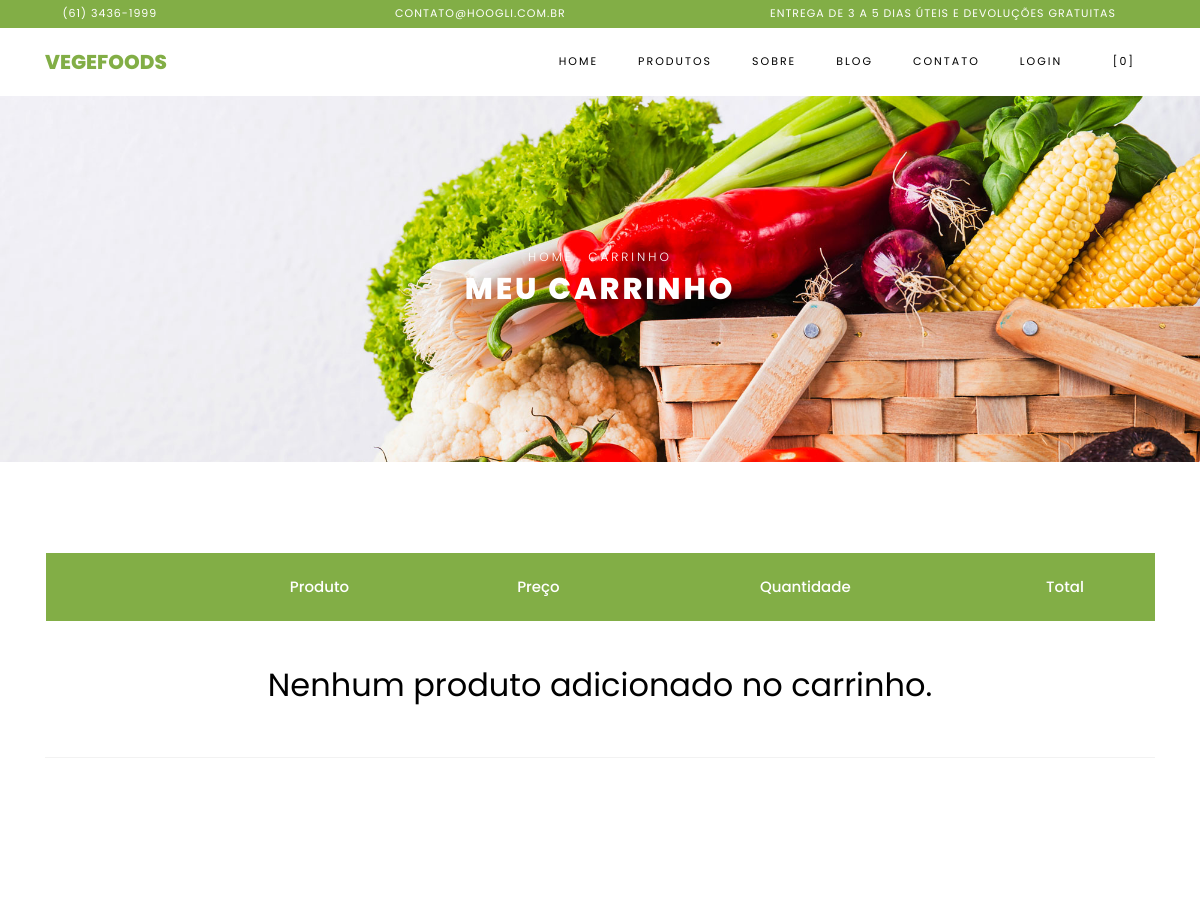
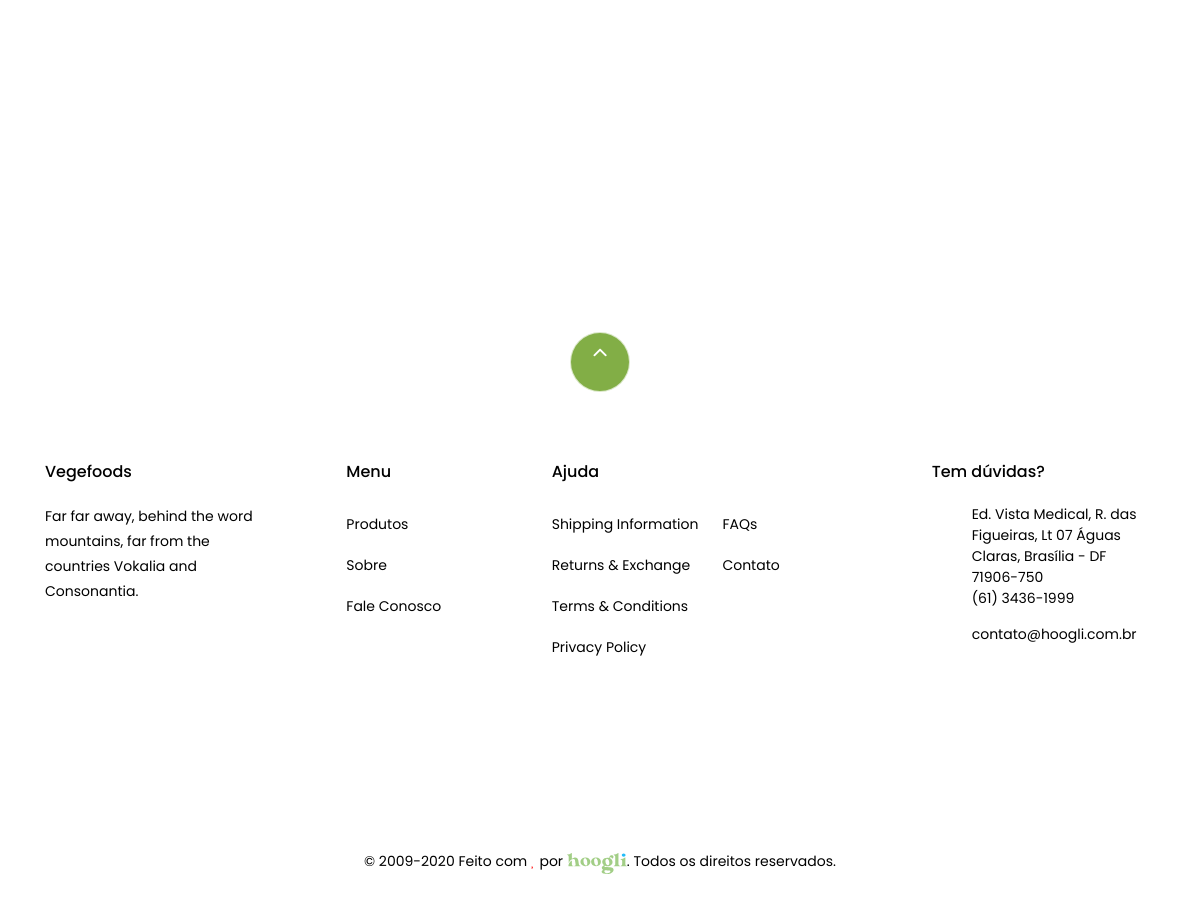
Page /carrinho.php on the committed database (2 pictures, top to bottom).
### tables this page shows
CREATE TABLE `tbl_config` (
  `id` int(11) NOT NULL,
  `id_campanha` int(11) DEFAULT NULL,
  `favicon` varchar(250) DEFAULT NULL,
  `facebook` varchar(250) DEFAULT NULL,
  `twitter` varchar(250) DEFAULT NULL,
  `instagram` varchar(250) DEFAULT NULL,
  `youtube` varchar(250) DEFAULT NULL,
  `linkedln` varchar(250) DEFAULT NULL,
  `nome_empresa` varchar(250) DEFAULT NULL,
  `endereco` varchar(250) DEFAULT NULL,
  `telefone1` varchar(40) DEFAULT NULL,
  `telefone2` varchar(40) DEFAULT NULL,
  `email1` varchar(250) DEFAULT NULL,
  `email2` varchar(250) DEFAULT NULL,
  `cep_loja` varchar(20) DEFAULT NULL,
  `merchant_id_cielo` varchar(250) DEFAULT NULL,
  `merchant_key_cielo` varchar(250) DEFAULT NULL
);

### Connection/con-pdo.php (called while the page is built, shortened)
<?php
$conInstanciada = '';
if(empty($conInstanciada)) {
	class Conexao {
		private static $pdo;
		public static function getInstance() {
		if (!isset(self::$pdo)) {
		 try {
		  $opcoes = array(PDO::MYSQL_ATTR_INIT_COMMAND => 'SET NAMES utf8', PDO::ATTR_PERSISTENT => TRUE);
		  self::$pdo = new PDO("mysql:host=" . HOST . "; dbname=" . DBNAME . "; charset=" . CHARSET . ";", USER, PASSWORD, $opcoes);
		  self::$pdo->setAttribute(PDO::ATTR_ERRMODE, PDO::ERRMODE_EXCEPTION);
		 } catch (PDOException $e) {
		  print "Erro: " . $e->getMessage();
		 }
		}
		return self::$pdo;
		}
	}
}

### Class/config.class.php (called while the page is built, shortened)
<?php
$ConfigSistemaInstanciada = '';
if(empty($ConfigSistemaInstanciada)) {
	if(file_exists('Connection/conexao.php')) {
		require_once('Connection/con-pdo.php');
	} else {
		require_once('../Connection/con-pdo.php');
		require_once('../funcoes.php');
	}
	class ConfigSistema {
		private $pdo = null;
		private static $ConfigSistema = null;
		private function __construct($conexao){
			$this->pdo = $conexao;
		}
		public static function getInstance($conexao){
			if (!isset(self::$ConfigSistema)):
				self::$ConfigSistema = new ConfigSistema($conexao);
			endif;
			return self::$ConfigSistema;
		}
		function rsDados() {
			try{
				$sql = "SELECT * FROM tbl_config ";
				$stm = $this->pdo->prepare($sql);
				$stm->execute();
				$rsDados = $stm->fetchAll(PDO::FETCH_OBJ);
				$this->endereco = $rsDados[0]->endereco;
				$this->telefone1 = $rsDados[0]->telefone1;
				$this->email1 = $rsDados[0]->email1;
			} catch(PDOException $erro){
				echo $erro->getLine();
			}
			return($this);
		}
	}
}

### includes.php (called while the page is built, shortened)
<?php
include "Class/config.class.php";
$infoSistema = ConfigSistema::getInstance(Conexao::getInstance())->rsDados();
?>

### carrinho.php (the view, shortened to what this page needs)
<?php include "includes.php";?>
<!DOCTYPE html>
<html lang="pt-br">
  <head>
    <link rel="stylesheet" href="css/open-iconic-bootstrap.min.css">
    <link rel="stylesheet" href="css/animate.css">
    <link rel="stylesheet" href="css/owl.carousel.min.css">
    <link rel="stylesheet" href="css/owl.theme.default.min.css">
    <link rel="stylesheet" href="css/magnific-popup.css">
    <link rel="stylesheet" href="css/aos.css">
    <link rel="stylesheet" href="css/ionicons.min.css">
    <link rel="stylesheet" href="css/bootstrap-datepicker.css">
    <link rel="stylesheet" href="css/jquery.timepicker.css">
    <link rel="stylesheet" href="css/flaticon.css">
    <link rel="stylesheet" href="css/icomoon.css">
    <link rel="stylesheet" href="css/style.css">
  </head>
  <body class="goto-here">
	<?php include "header.php";?>
    <div class="hero-wrap hero-bread" style="background-image: url('images/bg_1.jpg');">
      <div class="container">
        <div class="row no-gutters slider-text align-items-center justify-content-center">
          <div class="col-md-9 ftco-animate text-center">
          	<p class="breadcrumbs"><span class="mr-2"><a href=".">Home</a></span> <span>Carrinho</span></p>
            <h1 class="mb-0 bread">Meu Carrinho</h1>
          </div>
        </div>
      </div>
    </div>
    <section class="ftco-section ftco-cart">
			<div class="container">
				<div class="row">
    			<div class="col-md-12 ftco-animate">
    				<div class="cart-list">
	    				<table class="table">
						    <thead class="thead-primary">
						      <tr class="text-center">
						        <th>&nbsp;</th>
						        <th>&nbsp;</th>
						        <th>Produto</th>
						        <th>Preço</th>
						        <th>Quantidade</th>
						        <th>Total</th>
						      </tr>
						    </thead>
						    <tbody>
								<?php if(count($_SESSION['shopping_cart']) > 0){
									$totalcarrinho = 0;
									$peso = 0;
									$altura = 0;
									$largura = 0;
									$comprimento = 0;
									$total_produtos=0;
									foreach($_SESSION['shopping_cart'] as $key => $produto_carrinho){
										$puxaProduto = $produtos->rsDados($produto_carrinho['id']);
										if($puxaProduto->peso < 5) {
											$puxaProduto->peso = $puxaProduto->peso*1000;
										}
										$peso += valorCalculavel($puxaProduto->peso) * $produto_carrinho['quantidade_produto'];
										$altura = str_replace(',','',$puxaProduto->altura) * $produto_carrinho['quantidade_produto'] + $altura;
										$largura = str_replace(',','',$puxaProduto->largura) * $produto_carrinho['quantidade_produto'] + $largura;
										$comprimento = str_replace(',','',$puxaProduto->comprimento) * $produto_carrinho['quantidade_produto'] + $comprimento;
									?>
						      <tr class="text-center">
						        <td class="product-remove"><a href="?action=delete&id=<?php echo $produto_carrinho['id'];?>"><span class="ion-ios-close"></span></a></td>
						        <td class="image-prod"><div class="img" style="background-image:url(img/<?php echo $produto_carrinho['imagem_produto'];?>);"></div></td>
						        <td class="product-name">
						        	<h3><?php echo $produto_carrinho['nome_produto'];?></h3>
						        </td>
						        <td class="price">R$ <?php echo number_format($produto_carrinho['valor_produto'],2,',','.');?></td>
						        <td class="quantity">
									 <p class="text-center"><?php echo $produto_carrinho['quantidade_produto'];?></p>
						        	<!-- <div class="input-group mb-3">
					             	<input type="text" name="quantity" class="quantity form-control input-number" value="<?php echo $produto_carrinho['quantidade_produto'];?>" min="1" max="100">
					          	</div> -->
					          </td>
						        <td class="total"><?php echo number_format($produto_carrinho['quantidade_produto'] * $produto_carrinho['valor_produto'],2,',','.');?></td>
						      </tr>
							  <?php $totalcarrinho = $totalcarrinho + ($produto_carrinho['quantidade_produto'] * $produto_carrinho['valor_produto']);
							  		$total_produtos = $totalcarrinho+$total_produtos;
							  ?>
							  <?php } }else{?>
								 <tr class="text-center">
									 <td colspan="6"><h2>Nenhum produto adicionado no carrinho.</h2></td>
								 </tr>
							  <?php }?>
						    </tbody>
						  </table>
					  </div>
    			</div>
    		</div>
    		<div class="row justify-content-end">
    		</div>
			</div>
		</section>
  <?php include "footer.php";?>
  </body>
</html>

### header.php (shortened to what this page needs)
<div class="py-1 bg-primary">
    	<div class="container">
    		<div class="row no-gutters d-flex align-items-start align-items-center px-md-0">
	    		<div class="col-lg-12 d-block">
		    		<div class="row d-flex">
		    			<div class="col-md pr-4 d-flex topper align-items-center">
							<?php if(isset($infoSistema->telefone1) && !empty($infoSistema->telefone1)){?>
	                <div class="icon mr-2 d-flex justify-content-center align-items-center"><span class="icon-phone2"></span></div>
						    <span class="text"><?php echo $infoSistema->telefone1;?></span>
                    <?php }?>
					    </div>
					    <div class="col-md pr-4 d-flex topper align-items-center">
							<?php if(isset($infoSistema->email1) && !empty($infoSistema->email1)){?>
	                <div class="icon mr-2 d-flex justify-content-center align-items-center"><span class="icon-paper-plane"></span></div>
						    <span class="text"><?php echo $infoSistema->email1;?></span>
                    <?php }?>
					    </div>
					    <div class="col-md-5 pr-4 d-flex topper align-items-center text-lg-right">
						    <span class="text">Entrega de 3 a 5 dias úteis e Devoluções Gratuitas</span>
					    </div>
				    </div>
			    </div>
		    </div>
		  </div>
    </div>
    <nav class="navbar navbar-expand-lg navbar-dark ftco_navbar bg-dark ftco-navbar-light" id="ftco-navbar">
	    <div class="container">
	      <a class="navbar-brand" href="<?php echo SITE_URL;?>/.">Vegefoods</a>
	      <div class="collapse navbar-collapse" id="ftco-nav">
	        <ul class="navbar-nav ml-auto">
	          <li class="nav-item active"><a href="." class="nav-link">Home</a></li>
            <li class="nav-item"><a href="<?php echo SITE_URL;?>/produtos" class="nav-link">Produtos</a></li>
	          <li class="nav-item"><a href="<?php echo SITE_URL;?>/sobre" class="nav-link">Sobre</a></li>
	          <li class="nav-item"><a href="<?php echo SITE_URL;?>/blog" class="nav-link">Blog</a></li>
	          <li class="nav-item"><a href="<?php echo SITE_URL;?>/contato" class="nav-link">Contato</a></li>
			  <li class="nav-item">
				  <?php if(isset($_SESSION['clienteLogado']) && $_SESSION['clienteLogado'] == 'S'){?>
				  <a href="<?php echo SITE_URL;?>/area-cliente" class="nav-link">Minha Área</a>
				  <?php }else{?>
				   <a href="<?php echo SITE_URL;?>/login" class="nav-link">Login</a>
				  <?php }?>
				  </li>
	          <li class="nav-item cta cta-colored"><a data-toggle="modal" data-target="#cartModal" class="nav-link"><span class="icon-shopping_cart"></span>[<?php if(isset($_SESSION['shopping_cart']) && !empty($_SESSION['shopping_cart'])){ echo count($_SESSION['shopping_cart']);}else{ echo "0";}?>]</a></li>
	        </ul>
	      </div>
	    </div>
	  </nav>

### footer.php (shortened to what this page needs)
<footer class="ftco-footer ftco-section">
     <div class="container">
     	<div class="row">
     		<div class="mouse">
					<a href="#" class="mouse-icon">
						<div class="mouse-wheel"><span class="ion-ios-arrow-up"></span></div>
					</a>
				</div>
     	</div>
       <div class="row mb-5">
         <div class="col-md">
           <div class="ftco-footer-widget mb-4">
             <h2 class="ftco-heading-2">Vegefoods</h2>
             <p>Far far away, behind the word mountains, far from the countries Vokalia and Consonantia.</p>
             <ul class="ftco-footer-social list-unstyled float-md-left float-lft mt-5">
             </ul>
           </div>
         </div>
         <div class="col-md">
           <div class="ftco-footer-widget mb-4 ml-md-5">
             <h2 class="ftco-heading-2">Menu</h2>
             <ul class="list-unstyled">
               <li><a href="<?php echo SITE_URL;?>/produtos" class="py-2 d-block">Produtos</a></li>
               <li><a href="<?php echo SITE_URL;?>/sobre" class="py-2 d-block">Sobre</a></li>
               <li><a href="<?php echo SITE_URL;?>/contato" class="py-2 d-block">Fale Conosco</a></li>
             </ul>
           </div>
         </div>
         <div class="col-md-4">
            <div class="ftco-footer-widget mb-4">
             <h2 class="ftco-heading-2">Ajuda</h2>
             <div class="d-flex">
              <ul class="list-unstyled mr-l-5 pr-l-3 mr-4">
                <li><a href="#" class="py-2 d-block">Shipping Information</a></li>
                <li><a href="#" class="py-2 d-block">Returns &amp; Exchange</a></li>
                <li><a href="#" class="py-2 d-block">Terms &amp; Conditions</a></li>
                <li><a href="#" class="py-2 d-block">Privacy Policy</a></li>
              </ul>
              <ul class="list-unstyled">
                <li><a href="#" class="py-2 d-block">FAQs</a></li>
                <li><a href="<?php echo SITE_URL;?>/contato" class="py-2 d-block">Contato</a></li>
              </ul>
            </div>
           </div>
         </div>
         <div class="col-md">
           <div class="ftco-footer-widget mb-4">
           	<h2 class="ftco-heading-2">Tem dúvidas?</h2>
           	<div class="block-23 mb-3">
              <ul>
                     <?php if(isset($infoSistema->endereco) && !empty($infoSistema->endereco)){?>
                <li><span class="icon icon-map-marker"></span><span class="text"><?php echo $infoSistema->endereco;?></span></li>
                   <?php }?>
                   <?php if(isset($infoSistema->telefone1) && !empty($infoSistema->telefone1)){?>
                <li><a ><span class="icon icon-phone"></span><span class="text"><?php echo $infoSistema->telefone1;?></span></a></li>
                   <?php }?>
                   <?php if(isset($infoSistema->email1) && !empty($infoSistema->email1)){?>
                <li><a ><span class="icon icon-envelope"></span><span class="text"><?php echo $infoSistema->email1;?></span></a></li>
                   <?php }?>
              </ul>
            </div>
           </div>
         </div>
       </div>
       <div class="row">
         <div class="col-md-12 text-center">
           <p>© 2009-<?php echo date('Y');?> Feito com <i class="icon icon-heart fa-beat" style="color: red;"></i> por <span><a href="http://hoogli.com.br/" target="_blank"><img src="<?php echo SITE_URL;?>/images/hoogli_logo.svg" width="60" alt="Hoogli-Marketing-Digital-Brasilia-(61)-3436-1999" style="margin-top: 3px;"></a></span>. Todos os direitos reservados.</p>
         </div>
       </div>
     </div>
   </footer>

### css/icomoon.css (style rules this page uses)
[class^="icon-"], [class*=" icon-"] { font-family: 'icomoon' !important; speak: none; font-style: normal; font-weight: normal; font-variant: normal; text-transform: none; line-height: 1; -webkit-font-smoothing: antialiased; -moz-osx-font-smoothing: grayscale; }
.icon-heart:before { content: "\f004"; }
.icon-map-marker:before { content: "\f041"; }
.icon-phone:before { content: "\f095"; }
.icon-envelope:before { content: "\f0e0"; }
.icon-paper-plane:before { content: "\f1d8"; }
.icon-phone2:before { content: "\e0cd"; }
.icon-shopping_cart:before { content: "\e8cc"; }

### rows in the picture
tbl_config: telefone1 "(61) 3436-1999", email1 "CONTATO@HOOGLI.COM.BR", endereco "Ed. Vista Medical, R. das Figueiras, Lt 07 Águas Claras, Brasília - DF 71906-750", email1 "contato@hoogli.com.br"
